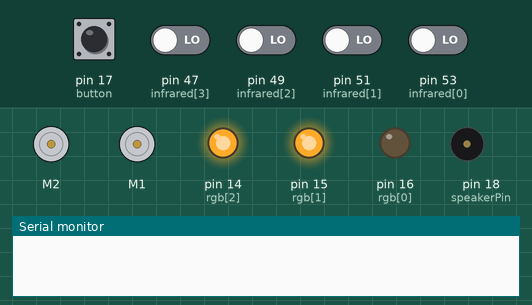
Recording of a sketch running on a simulated Arduino Mega 2560, built with avr-gcc and run on an emulated ATmega2560. On the bench: 2 × DC motor (green arrow = forward, orange = backward, longer = faster), output pins drawn as LEDs (lit = HIGH), buzzer (waves = sounding, pin HIGH), the last lines printed to the serial monitor. The test bench sets the inputs (shaded band); at power-on: pin 17 (button) HIGH, pin 47 (infrared[3]), pin 49 (infrared[2]), pin 51 (infrared[1]), pin 53 (infrared[0]) LOW.

Above: at 1.2 s.
1.3 s: pin 17 (button) pulled LOW for 0.15 s
At 2.4 s:
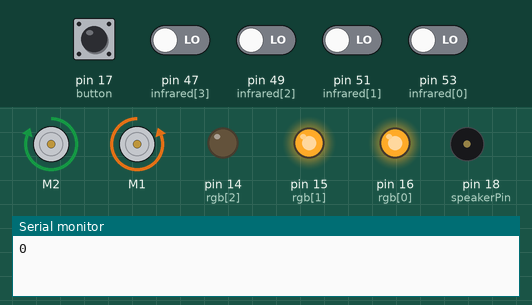
2.9 s: pin 49 (infrared[2]) driven HIGH and pin 51 (infrared[1]) driven HIGH
At 3.7 s:
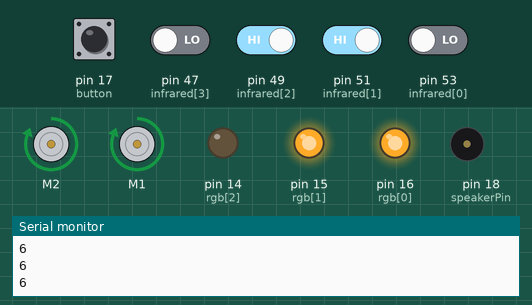
4.5 s: pin 47 (infrared[3]) driven HIGH
At 5.4 s:
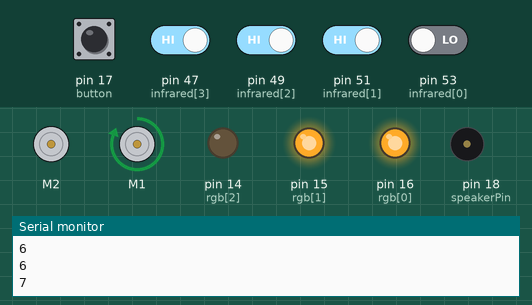
6.6 s: pin 51 (infrared[1]) driven LOW
At 7.9 s:
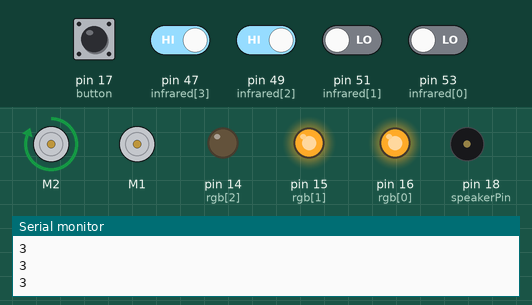
8.2 s: pin 51 (infrared[1]) driven HIGH
At 8.66 s:
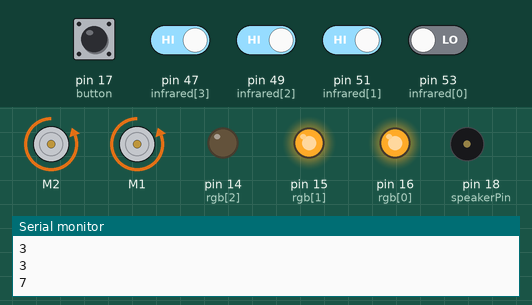
10.3 s: pin 47 (infrared[3]) driven LOW
At 11.0 s:
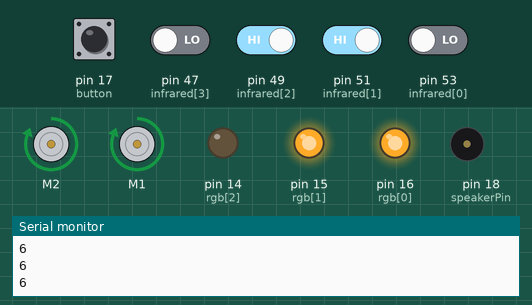
Timing chart, 0 to 12.9 s (numbered marks = the images above; inputs shaded):
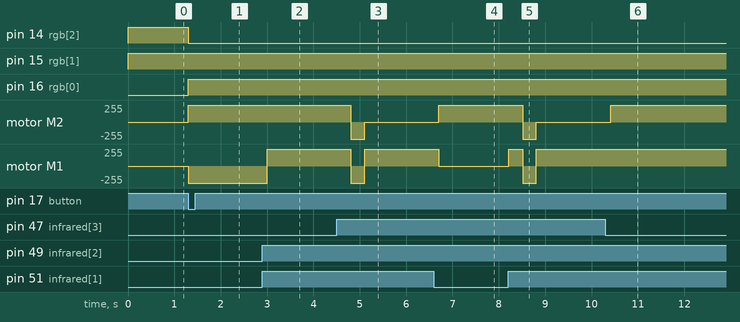

The sketch:

Maze_Solver_Summative.ino
```cpp
//Maze Solver Robot
//Victor Guo and Fardin Islam
//2019/01/22

#include<AFMotor.h>

//define notes for piezo music
#define NOTE_B0  31
#define NOTE_C1  33
#define NOTE_CS1 35
#define NOTE_D1  37
#define NOTE_DS1 39
#define NOTE_E1  41
#define NOTE_F1  44
#define NOTE_FS1 46
#define NOTE_G1  49
#define NOTE_GS1 52
#define NOTE_A1  55
#define NOTE_AS1 58
#define NOTE_B1  62
#define NOTE_C2  65
#define NOTE_CS2 69
#define NOTE_D2  73
#define NOTE_DS2 78
#define NOTE_E2  82
#define NOTE_F2  87
#define NOTE_FS2 93
#define NOTE_G2  98
#define NOTE_GS2 104
#define NOTE_A2  110
#define NOTE_AS2 117
#define NOTE_B2  123
#define NOTE_C3  131
#define NOTE_CS3 139
#define NOTE_D3  147
#define NOTE_DS3 156
#define NOTE_E3  165
#define NOTE_F3  175
#define NOTE_FS3 185
#define NOTE_G3  196
#define NOTE_GS3 208
#define NOTE_A3  220
#define NOTE_AS3 233
#define NOTE_B3  247
#define NOTE_C4  262
#define NOTE_CS4 277
#define NOTE_D4  294
#define NOTE_DS4 311
#define NOTE_E4  330
#define NOTE_F4  349
#define NOTE_FS4 370
#define NOTE_G4  392
#define NOTE_GS4 415
#define NOTE_A4  440
#define NOTE_AS4 466
#define NOTE_B4  494
#define NOTE_C5  523
#define NOTE_CS5 554
#define NOTE_D5  587
#define NOTE_DS5 622
#define NOTE_E5  659
#define NOTE_F5  698
#define NOTE_FS5 740
#define NOTE_G5  784
#define NOTE_GS5 831
#define NOTE_A5  880
#define NOTE_AS5 932
#define NOTE_B5  988
#define NOTE_C6  1047
#define NOTE_CS6 1109
#define NOTE_D6  1175
#define NOTE_DS6 1245
#define NOTE_E6  1319
#define NOTE_F6  1397
#define NOTE_FS6 1480
#define NOTE_G6  1568
#define NOTE_GS6 1661
#define NOTE_A6  1760
#define NOTE_AS6 1865
#define NOTE_B6  1976
#define NOTE_C7  2093
#define NOTE_CS7 2217
#define NOTE_D7  2349
#define NOTE_DS7 2489
#define NOTE_E7  2637
#define NOTE_F7  2794
#define NOTE_FS7 2960
#define NOTE_G7  3136
#define NOTE_GS7 3322
#define NOTE_A7  3520
#define NOTE_AS7 3729
#define NOTE_B7  3951
#define NOTE_C8  4186
#define NOTE_CS8 4435
#define NOTE_D8  4699
#define NOTE_DS8 4978

//initialize both motors
AF_DCMotor leftMotor(2,MOTOR12_64KHZ); // create motor #2, 64KHz pwm

AF_DCMotor rightMotor(1,MOTOR12_64KHZ); // create motor #1, 64KHz pwm

int infrared[] = {53,51,49,47}; // pin numbers of infrared sensors
int infraredValues[] = {0,0,0,0}; // array of values storing sensor data
int infraredNumber; // for easy comparisons (converting array to a number)
int rgb[] = {16,15,14}; //pins of rgb
int button = 17; //button pin
int speakerPin = 18; //speaker pin

boolean run = true; //variable to control loop

//Startup Song
int melody[] = {
  NOTE_C3, NOTE_E3, NOTE_G3, NOTE_B3
};

// Durations for startup song
int noteDurations[] = {
  4, 4,4,8
};

//method to play finish music
void runEndMusic() {
  for (int thisNote = 0; thisNote < sizeof(melody) / sizeof(melody[0]); thisNote++) { //plays through the melody
    //to calculate the note duration, take one second divided by the note type.
    int noteDuration = 2000 / noteDurations[thisNote];
    tone(speakerPin, melody[thisNote], noteDuration); //plays the note for the duration
    int pauseBetweenNotes = noteDuration * 1.30; //sets a pause to distinguish between the notes
    delay(pauseBetweenNotes); // Short delay to ensure smooth execution
    noTone(speakerPin); //stop the tone playing:
  };
}

//method to make car swerve left
void left_adjust(){
  rightMotor.setSpeed(255);
  leftMotor.setSpeed(0);
  rightMotor.run(FORWARD);
  leftMotor.run(RELEASE);
}

//method to make car reverse left
void left_back(){
  rightMotor.setSpeed(255);
  leftMotor.setSpeed(0);
  rightMotor.run(BACKWARD);
  leftMotor.run(RELEASE);
}

//method to make car swerve right
void right_adjust(){
  leftMotor.setSpeed(255);
  rightMotor.setSpeed(0);
  leftMotor.run(FORWARD);
  rightMotor.run(RELEASE);
}

//method to make car reverse right
void right_back(){
  leftMotor.setSpeed(255);
  rightMotor.setSpeed(0);
  leftMotor.run(BACKWARD);
  rightMotor.run(RELEASE);
}

//method to make the robot turn right
void right_turn(){
  do{
     //turn right slightly
     rightMotor.setSpeed(255);
     leftMotor.setSpeed(0);
     rightMotor.run(FORWARD);
     leftMotor.run(RELEASE);
     delay(100);

     // values of sensors
     for(int i = 0; i < 4; i++){ //iterate over the 4 sensors
        infraredValues[i] = digitalRead(infrared[i]); //read sensor data into array
     }
     convert(infraredValues); //store the sensor data in the integer "infraredNumber"
  }
  while(infraredNumber == 7 || infraredNumber == 15); //while the sensors continue to detect an intersection
}

//method to make the robot turn right
void left_turn(){
  //turn left by about 20 degrees
  leftMotor.setSpeed(255);
  rightMotor.setSpeed(0);
  leftMotor.run(FORWARD);
  rightMotor.run(RELEASE);
  delay(600);

  do{
     delay(10);//continue to swerve left
     //check positions of sensors
     for(int i = 0; i < 4; i++){ //iterate over the 4 sensors
        infraredValues[i] = digitalRead(infrared[i]); //read sensor data into array
     }
     convert(infraredValues); //store sensor data in an integer
  }
  while(infraredNumber == 14 || infraredNumber == 15); //while sensors continue to detect an intersection
}

//method to make a u turn
void turn_around(){
  do{
    //rotate car
     leftMotor.setSpeed(255);
     rightMotor.setSpeed(255);
     leftMotor.run(FORWARD);
     rightMotor.run(BACKWARD);

     //check positions of sensors
     for(int i = 0; i < 4; i++){ //iterate over the 4 sensors
        infraredValues[i] = digitalRead(infrared[i]); //read sensor data into array
     }
     convert(infraredValues);
  }
  while(infraredNumber != 6); //continue to rotate car until the car detects a black line again
}

//convert array of 1s and 0s into decimal number
void convert(int x[]){
  infraredNumber = 0; //initialize to 0
  for(int i = 0; i < 4; i++){ //iterate over every element in array
    if(x[i] == 1)
       infraredNumber += 1 << (3-i); //convert to decimal number
  }
}

//function to solve the maze
//everytime this function is called the robot makes a decision whether to go straight, right, left, or stop
void solve(){
    //check values of sensors
    for(int i = 0; i < 4; i++){ //iterate over the 4 sensors
      //note that sensors return 1 if black and 0 if white
      infraredValues[i] = digitalRead(infrared[i]); //read sensor data into array
    }
    convert(infraredValues); //stores sensor data in "infaredNumber" variable
    Serial.println(infraredNumber); //print to serial for debugging

  //solve the maze based on the following algorithm:
  //if you can turn left, then go left, if not then go straight, and if you can't go straight then turn right, otherwise turn around
  if(infraredNumber == 6){ //go straight if both middle sensors detect black
    leftMotor.setSpeed(255);
    rightMotor.setSpeed(255);
    leftMotor.run(FORWARD);
    rightMotor.run(FORWARD);

  }
  else if(infraredNumber == 7 || infraredNumber == 14){ //intersection detected
    if(infraredNumber == 14){ //if its a leftwards intersection
      left_turn(); //go left
    }
    else if(infraredNumber == 7){ //if its a rightwards intersection
      //before we turn right we must see if we can go straight

      //drive a little forward
      leftMotor.setSpeed(255);
      rightMotor.setSpeed(255);
      leftMotor.run(FORWARD);
      rightMotor.run(FORWARD);
      delay(300);

      //check values of sensor
      for(int i = 0; i < 4; i++){ //iterate over the 4 sensors
         infraredValues[i] = digitalRead(infrared[i]); //read sensor data into array
      }
      convert(infraredValues);

      if(infraredNumber != 6){ //if no path is detected
        //drive back to original position
        leftMotor.setSpeed(255);
        rightMotor.setSpeed(255);
        leftMotor.run(BACKWARD);
        rightMotor.run(BACKWARD);
        delay(300);
        //turn right
        right_turn();
      }

    }
  }
  else if(infraredNumber == 15){ //if its a two way intersection
      //first we must check if we are in the "end" condition (maze is done when detects large black square)

     //drive forward a bit
     leftMotor.setSpeed(255);
      rightMotor.setSpeed(255);
      leftMotor.run(FORWARD);
      rightMotor.run(FORWARD);
      delay(300);

      //check sensor values
      for(int i = 0; i < 4; i++){ //iterate over the 4 sensors
         infraredValues[i] = digitalRead(infrared[i]); //read sensor data into array
      }
      convert(infraredValues);

      if(infraredNumber != 15){ //if all the sensors don't detect black
        //reverse into original position
        leftMotor.setSpeed(255);
        rightMotor.setSpeed(255);
        leftMotor.run(BACKWARD);
        rightMotor.run(BACKWARD);
        delay(300);
        left_turn(); //make a left
      }
      else{//all sensors detect black again, so maze is solved
        leftMotor.run(RELEASE);
        rightMotor.run(RELEASE);
        run = false; //exit loop
      }
  }
  else if(infraredNumber == 0){ //dead end
    turn_around(); //make u turn
  }
  else if(infraredNumber == 2 || infraredNumber == 1 || infraredNumber == 3){ //robot is swerving left
    right_adjust();
  }
  else if(infraredNumber == 4 || infraredNumber == 12 || infraredNumber == 8){ //robot is swerving right
    left_adjust();
  }
  delay(100); //delay for smoothness
}

//set up and initialize
void setup() {
  Serial.begin(57600);
  //initialize infrared sensors
  for(int i = 0; i < 4; i++){
    pinMode(infrared[i], INPUT);
  }
  //initialize rgb
  for(int i =0 ; i < 3; i++){
    pinMode(rgb[i], OUTPUT);
  }
  //initialize speaker
  pinMode(speakerPin,OUTPUT);
  //initialize button
  pinMode(button,INPUT_PULLUP);
}

void loop() {
  run = true; //initialize running variable
  //display red while robot waits for instructions
  digitalWrite(rgb[0],0);
  digitalWrite(rgb[1],255);
  digitalWrite(rgb[2],255);

  while(digitalRead(button) != LOW); //loop until button is pressed

  //display blue while robot is moving
  digitalWrite(rgb[0],255);
  digitalWrite(rgb[1],255);
  digitalWrite(rgb[2],0);

  while(run) //while robot is not done
    solve();

  //display green when robot done
  digitalWrite(rgb[0],255);
  digitalWrite(rgb[1],0);
  digitalWrite(rgb[2],255);

  runEndMusic();//play short song -- maze is finished
  delay(1000);

}
```

Measured:
- after the input at 1.3 s, pin 14 (rgb[2]): HIGH → LOW at once; pin 16 (rgb[0]): LOW → HIGH at once; motor M2: stopped → forward 255/255 at once; motor M1: stopped → backward 255/255 at once
- after the input at 2.9 s, motor M1: backward 255/255 → forward 255/255 after 0.10 s
- after the input at 4.5 s, motor M2: forward 255/255 → backward 255/255 after 0.30 s, → stopped 0.30 s later; motor M1: forward 255/255 → backward 255/255 after 0.30 s, → forward 255/255 0.30 s later
- after the input at 6.6 s, motor M2: stopped → forward 255/255 after 0.11 s; motor M1: forward 255/255 → stopped after 0.11 s
- after the input at 8.2 s, motor M2: forward 255/255 → backward 255/255 after 0.31 s, → stopped 0.30 s later; motor M1: stopped → forward 255/255 at once, → backward 255/255 0.30 s later, → forward 255/255 0.30 s later
- after the input at 10.3 s, motor M2: stopped → forward 255/255 after 0.11 s
